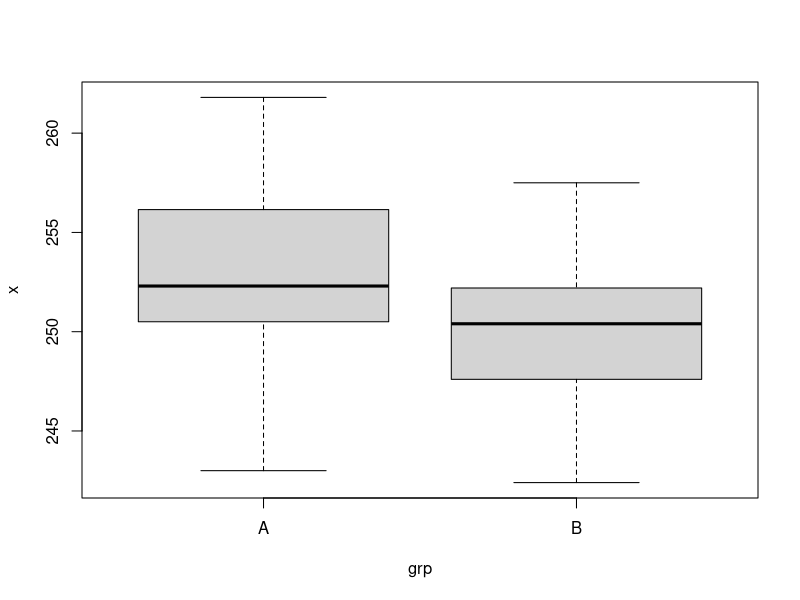
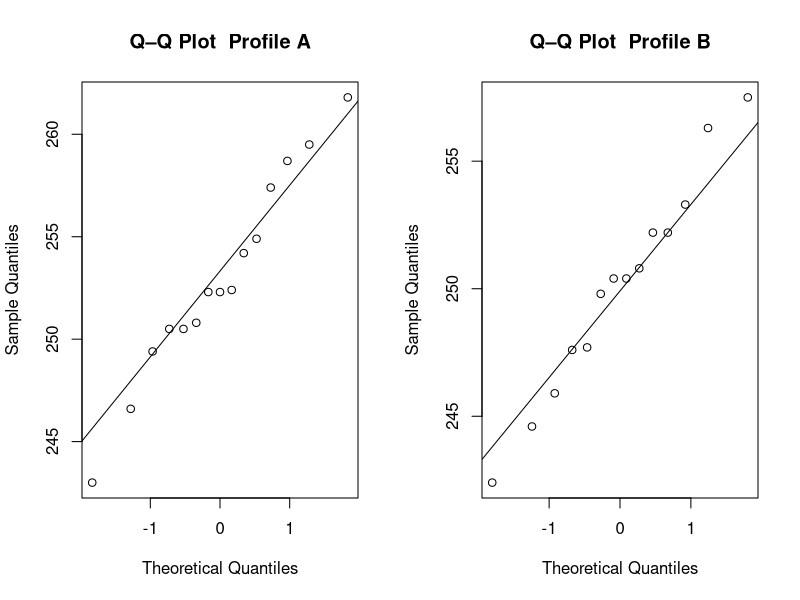

Reproduce these figures in R, in order. (Note: this script raises an error after producing the figures.)
## ---- chunk 1
dta = read.csv("data/coffee_2.csv")
## ---- chunk 2
# Quick inspection of data
dim(dta)
head(dta)
boxplot(x ~ grp, data = dta)

# Extract data components
x = with(dta, x[grp == "A"])
y = with(dta, x[grp == "B"])
n_1 = length(x)
n_2 = length(y)
## ---- chunk 3
par(mfrow = c(1, 2))
qqnorm(x, main = "Q–Q Plot  Profile A"); qqline(x)
qqnorm(y, main = "Q–Q Plot  Profile B"); qqline(y)
## ---- chunk 4
alpha = 0.05
sigma_1 = sigma_2 = sqrt(20)
xBar = mean(x) 
yBar = mean(y)
se   = sqrt(sigma_1**2 / n_1 + sigma_2**2 / n_2)
c(xBar - yBar - qnorm(1-alpha/2) * se,
  xBar - yBar + qnorm(1-alpha/2) * se)
## ---- chunk 5
Tobs = (xBar - yBar) / se
pval = 2 * (1 - pnorm(abs(Tobs)))
pval
## ---- chunk 6
Delta_prime = 3 # the mean difference we wish to detect
Delta_0 = 0 # the mean difference under H_0

# Compute critical z-value
alpha = 0.05
z_crit = qnorm(1 - alpha / 2)

# Compute power
pwr = pnorm(-z_crit - (Delta_prime - Delta_0) / se) + 
  (1 - pnorm(z_crit - (Delta_prime - Delta_0) / se))
pwr
## ---- chunk 7
n_req_z = 2 * 20 * (z_crit + qnorm(0.8)) ^ 2 / (Delta_prime - Delta_0) ^ 2
n_req_z
## ---- chunk 8
pooledVar = function(sampVar1,sampVar2,n1,n2){
  ((n1-1)*sampVar1 + (n2-1)*sampVar2)/(n1 + n2 - 2)
}
pooledDF = function(n1,n2){
  n1 + n2 - 2
}
## ---- chunk 9
unequalVar = function(sampVar1,sampVar2,n1,n2){
  sampVar1/n1 + sampVar2/n2
}
unequalDF = function(sampVar1,sampVar2,n1,n2){  
  (sampVar1/n1 + sampVar2/n2)^2/((sampVar1/n1)^2/(n1 - 1) + (sampVar2/n2)^2/(n2 - 1))
}
## ---- chunk 10
alpha    = 0.05
s_1      = sd(x)
s_2      = sd(y)
s_p      = sqrt(pooledVar(s_1**2, s_2**2, n_1, n_2))
xBar     = mean(x) 
yBar     = mean(y)
sePooled = s_p*sqrt(1 / n_1 + 1 / n_2)

c(xBar - yBar - qt(1-alpha/2, pooledDF(n_1,n_2)) * sePooled,
  xBar - yBar + qt(1-alpha/2, pooledDF(n_1,n_2)) * sePooled)
## ---- chunk 11
alpha   = 0.05
s_1     = sd(x)
s_2     = sd(y)
xBar    = mean(x) 
yBar    = mean(y)
seWelch = sqrt(s_1**2 / n_1 + s_2**2 / n_2)
df_sw   = unequalDF(s_1**2, s_2**2, n_1, n_2)

c(xBar - yBar - qt(1-alpha/2, df_sw) * seWelch,
  xBar - yBar + qt(1-alpha/2, df_sw) * seWelch)
## ---- chunk 12
Tobs = (xBar - yBar) / sePooled
pval = 2 * (1 - pt(abs(Tobs), n_1 + n_2 - 2))
pval
## ---- chunk 13
Tobs = (xBar - yBar) / seWelch
pval = 2 * (1 - pt(abs(Tobs), df_sw))
pval
## ---- chunk 14
t.test(x, y, var.equal = TRUE)
t.test(x, y)
## ---- chunk 15
x1 <- 117
n1 <- 150
x2 <- 112
n2 <- 148

alpha = .1
## ---- chunk 16
pHat1 <- x1 / n1
pHat2 <- x2 / n2
## ---- chunk 17
se      <- sqrt(pHat1 * (1 - pHat1) / n1 + pHat2 * (1 - pHat2) / n2)
margin  <- qnorm(1-alpha/2) * se
## ---- chunk 18
ci <- c(pHat1 - pHat2 - margin, pHat1 - pHat2 + margin)
round(ci, 3)
## ---- chunk 19
prop.test(c(x1, x2), c(n1, n2), conf.level = 1-alpha, correct = FALSE)
## ---- chunk 20
pHat_c <- (n1 * pHat1 + n2 * pHat2)/(n1 + n2)

## ---- chunk 21
se      <- sqrt(pHat_c * (1 - pHat_c) * (1/n1 + 1/n2))
## ---- chunk 22
Tobs = (pHat1 - pHat2)/se
abs(Tobs) > qnorm(1-alpha/2)
## ---- chunk 23
pnorm(-abs(Tobs)) + (1 - pnorm(abs(Tobs)))
## ---- chunk 24
prop.test(c(x1, x2), c(n1, n2), conf.level = 1-alpha, correct = FALSE)
## ---- chunk 25
Tobs > qnorm(1-alpha)
## ---- chunk 26
1 - pnorm(Tobs)
## ---- chunk 27
prop.test(c(x1, x2), c(n1, n2), conf.level = 1-alpha, alternative = 'greater', correct = FALSE)
## ---- chunk 28
knitr::include_graphics("./figures/underConstruction.png")
